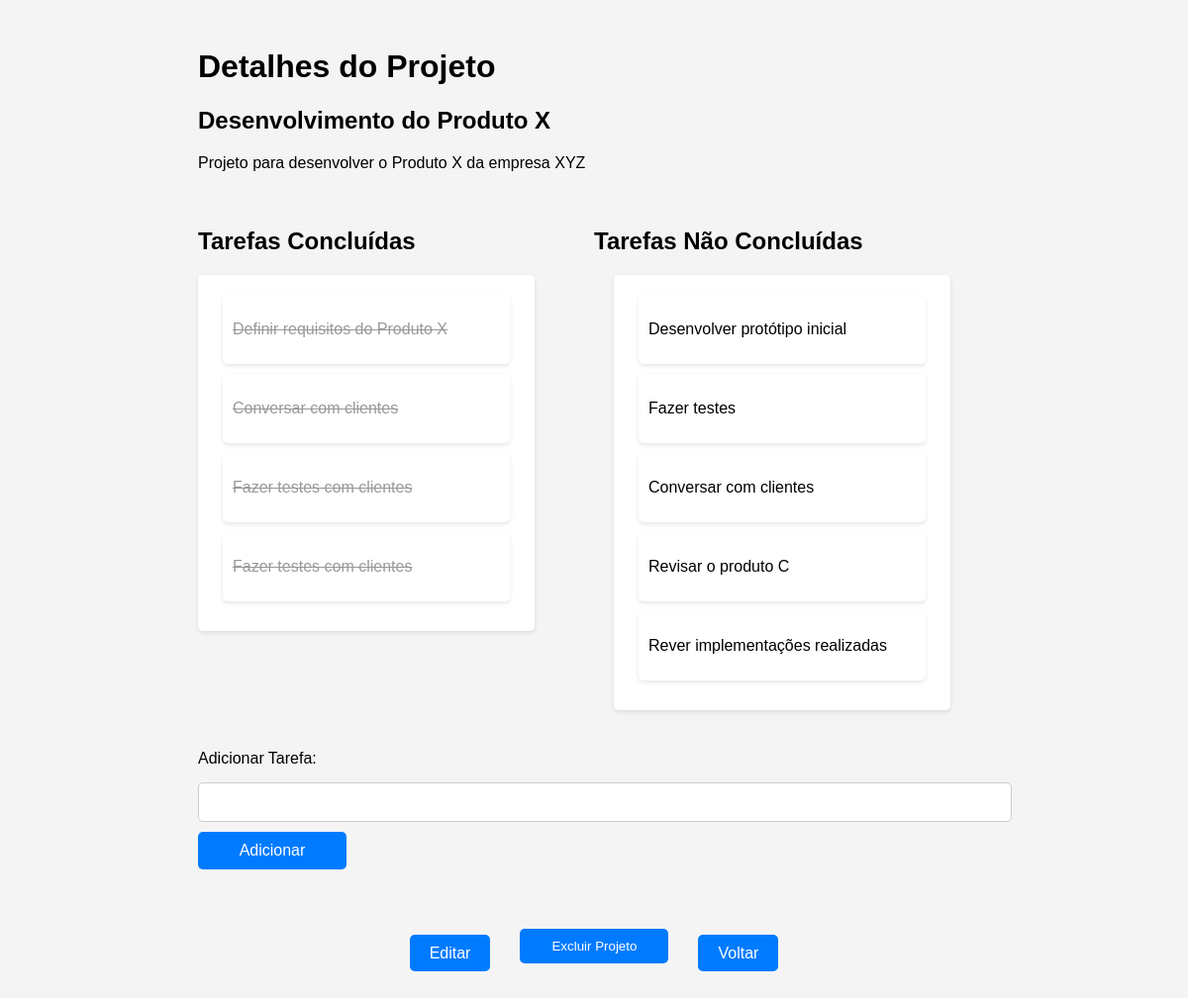
Page /projeto/1 on the committed database.
### tables this page shows
CREATE TABLE projetos (
                        id INTEGER PRIMARY KEY AUTOINCREMENT,
                        nome TEXT NOT NULL,
                        descricao TEXT NOT NULL,
                        data_criacao DATE NOT NULL DEFAULT CURRENT_DATE
                     );

CREATE TABLE tarefas (
                        id INTEGER PRIMARY KEY AUTOINCREMENT,
                        descricao TEXT NOT NULL,
                        data_criacao DATE NOT NULL DEFAULT CURRENT_DATE,
                        status BOOLEAN NOT NULL,
                        projeto_id INTEGER NOT NULL,
                        FOREIGN KEY (projeto_id) REFERENCES projetos(id)
                     );

### app.py (the view)
@app.route('/projeto/<int:projeto_id>')
def detalhes_projeto(projeto_id):
    projeto = get_project(projeto_id)
    if projeto:
        tarefas_concluidas = get_completed_tasks(projeto_id)
        tarefas_nao_concluidas = get_incomplete_tasks(projeto_id)
        return render_template('detalhes_projeto.html', projeto=projeto,
                                tarefas_concluidas=tarefas_concluidas,
                                tarefas_nao_concluidas=tarefas_nao_concluidas)
    else:
        return render_template('error.html', message="Projeto não encontrado.")

### database.py (called while the page is built)
def get_completed_tasks(project_id):
    conn = sqlite3.connect(DB_FILE)
    c = conn.cursor()
    c.execute('SELECT * FROM tarefas WHERE projeto_id = ? AND status = 1', (project_id,))
    tasks = c.fetchall()
    conn.close()
    return tasks

def get_incomplete_tasks(project_id):
    conn = sqlite3.connect(DB_FILE)
    c = conn.cursor()
    c.execute('SELECT * FROM tarefas WHERE projeto_id = ? AND status = 0', (project_id,))
    tasks = c.fetchall()
    conn.close()
    return tasks

def get_project(id):
    conn = sqlite3.connect(DB_FILE)
    conn.row_factory = sqlite3.Row
    cursor = conn.cursor()
    cursor.execute('SELECT * FROM projetos WHERE id = ?', (id,))
    projeto = cursor.fetchone()
    conn.close()
    return projeto

### templates/detalhes_projeto.html (shortened to what this page needs)
<!DOCTYPE html>
<html lang="pt-BR">
<head>
    <link rel="stylesheet" href="{{ url_for('static', filename='styles.css') }}">
</head>
<body>
    <div class="container-detalhes">
        <div class="cabecalho">
            <h1>Detalhes do Projeto</h1>
            <h2>{{ projeto.nome }}</h2>
            <p>{{ projeto.descricao }}</p>
        </div>
        <div class="tarefas">
            <div class="bloco-tarefa">
                <h2>Tarefas Concluídas</h2>
                <div class="task-list completed-tasks">
                    {% for tarefa in tarefas_concluidas %}
                    <div class="task completed" data-task-id="{{ tarefa[0] }}">
                        <p>{{ tarefa[1] }}</p>
                    </div>
                    {% endfor %}
                    </div>
                </div>
            <div class="bloco-tarefa">
                <h2>Tarefas Não Concluídas</h2>
                <div class="task-list incomplete-tasks">
                    {% for tarefa in tarefas_nao_concluidas %}
                    <div class="task" data-task-id="{{ tarefa[0] }}">
                        <p>{{ tarefa[1] }}</p>
                    </div>
                    {% endfor %}
                </div>
            </div>
        </div>
        <form action="{{ url_for('adicionar_tarefa', projeto_id=projeto.id) }}" method="post" class="form-group">
            <label for="descricao">Adicionar Tarefa:</label>
            <input type="text" name="descricao" id="descricao">
            <button type="submit" class="btn">Adicionar</button>
        </form>
        <div class="bloco-botoes">
            <p><a href="{{ url_for('editar_projeto', projeto_id=projeto.id) }}" class="btn">Editar</a></p>
            <form action="{{ url_for('excluir_projeto', projeto_id=projeto.id) }}" method="post" class="form-group" id="form-excluir-projeto">
                <button type="button" class="btn" id="btn-excluir-projeto">Excluir Projeto</button>
            </form>
            <p><a href="{{ url_for('index') }}" class="btn">Voltar</a></p>
        </div>
    </div>
</body>
</html>

### static/styles.css (style rules this page uses)
body { font-family: Arial, sans-serif; background-color: #f4f4f4; }
.bloco-tarefa { width: 45%; float: left; margin-right: 5%; }
.task-list { background-color: #ffffff; border-radius: 5px; box-shadow: 0 2px 4px rgba(0, 0, 0, 0.1); padding: 20px; margin-bottom: 20px; display: flex; flex-direction: column; align-items: center; }
.completed-tasks { flex: 1; margin-right: 20px; }
.incomplete-tasks { flex: 1; margin-left: 20px; }
.task { background-color: #ffffff; border-radius: 5px; box-shadow: 0 2px 4px rgba(0, 0, 0, 0.1); padding: 10px; margin-bottom: 10px; cursor: pointer; transition: background-color 0.3s ease; width: 90%; max-width: 300px; }
.completed { text-decoration: line-through; color: #999999; }
.form-group { margin-bottom: 20px; }
.btn { background-color: #007bff; color: #ffffff; border: none; border-radius: 5px; padding: 10px 20px; text-decoration: none; cursor: pointer; transition: background-color 0.3s ease; width: 150px; }
.bloco-botoes { margin: 20px 10px; display: flex; justify-content: center; flex-direction: row; gap: 30px; }
.container-detalhes { max-width: 800px; margin: 0 auto; padding: 20px; display: flex; flex-direction: column; gap: 20px; }
.form-group { display: flex; flex-direction: column; gap: 10px; }
.form-group label { display: block; margin-bottom: 5px; }
.form-group input[type="text"] { width: 100%; padding: 10px; border: 1px solid #ccc; border-radius: 5px; font-size: 16px; transition: border-color 0.3s ease; }
.form-group button[type="submit"] { background-color: #007bff; color: #ffffff; border: none; border-radius: 5px; padding: 10px 20px; font-size: 16px; cursor: pointer; transition: background-color 0.3s ease; }

### rows in the picture
projetos: nome "Desenvolvimento do Produto X", descricao "Projeto para desenvolver o Produto X da empresa XYZ"
tarefas: descricao "Definir requisitos do Produto X"
tarefas: descricao "Conversar com clientes"
tarefas: descricao "Fazer testes com clientes"
tarefas: descricao "Fazer testes com clientes"
tarefas: descricao "Desenvolver protótipo inicial"
tarefas: descricao "Fazer testes"
tarefas: descricao "Conversar com clientes"
tarefas: descricao "Revisar o produto C"
tarefas: descricao "Rever implementações realizadas"
